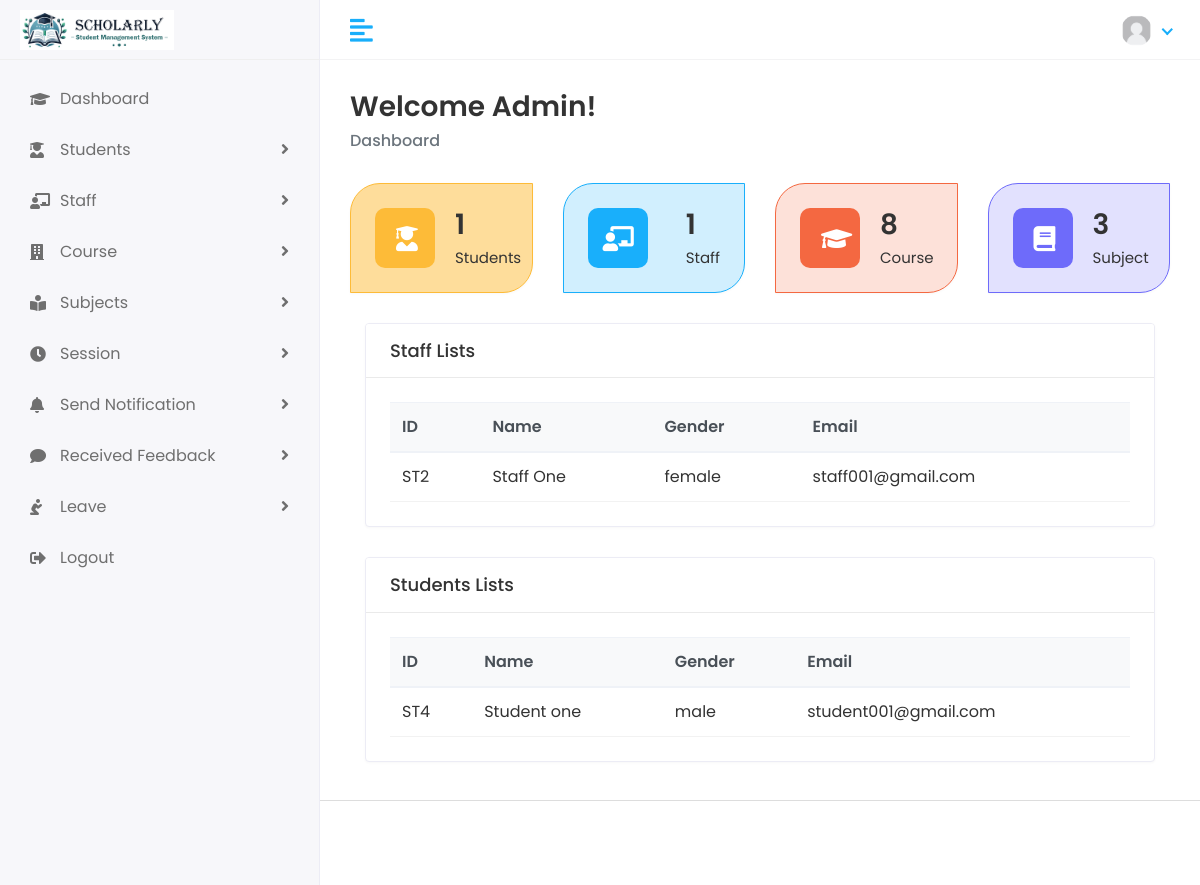
Before: /hod/home (signed in) with the older database file.
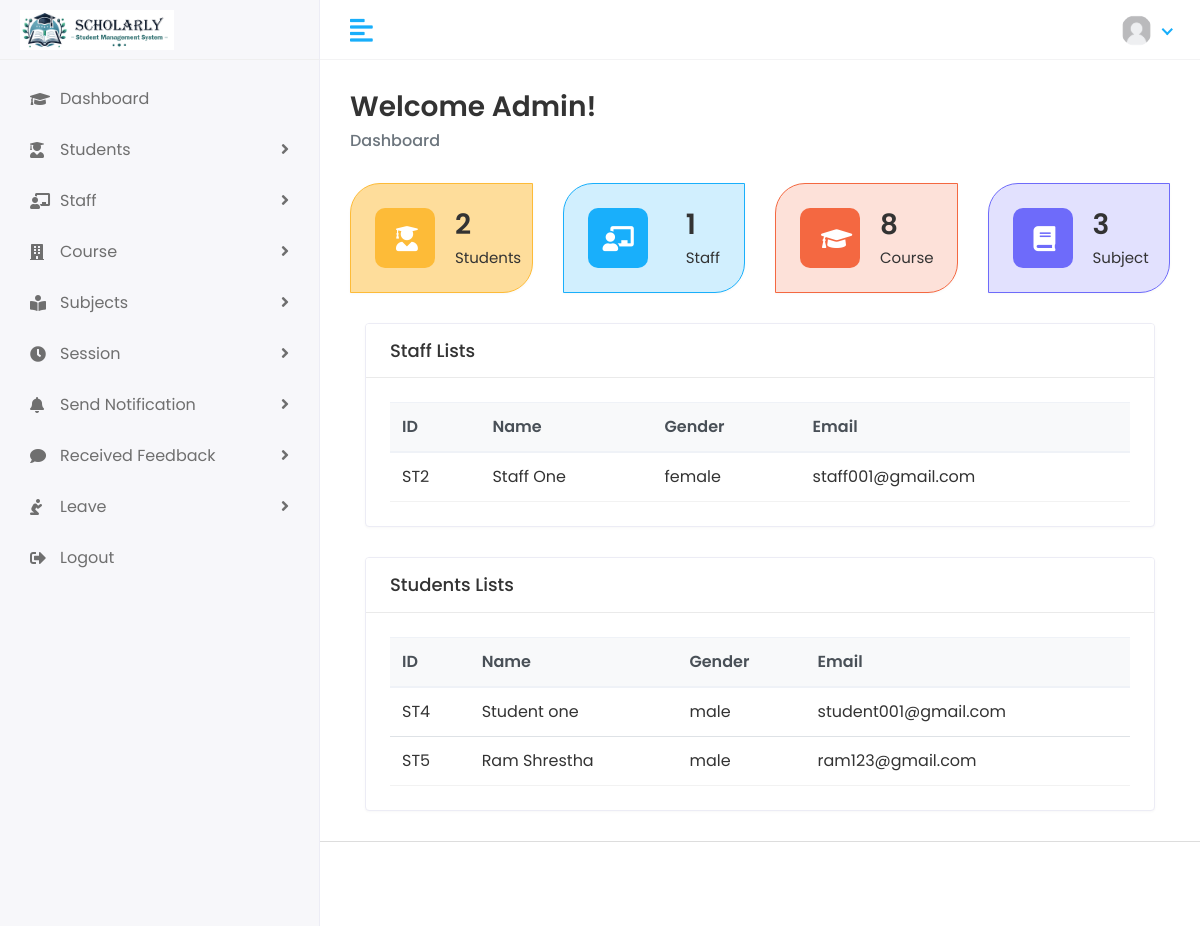
After: the same page with the newer database file.
### main/models.py (models this page shows, shortened)
class Staff(models.Model):
    admin = models.OneToOneField(CustomUser, on_delete=models.CASCADE)
    address = models.CharField(max_length= 100)
    gender = models.CharField(max_length= 100)
    date_of_birth = models.DateField(null=True)
    created_date = models.DateTimeField(auto_now_add=True)
    updated_date = models.DateTimeField(auto_now=True)

class CustomUser(AbstractUser):
    USERTYPE = (
        ('1','HOD'),
        ('2','Staff'),
        ('3','Student'),
    )
    user_type = models.CharField(choices= USERTYPE, max_length= 50, default= '1')
    profile_pic = models.ImageField(upload_to='media/profile_pic')

class Student(models.Model):
    admin = models.OneToOneField(CustomUser, on_delete=models.CASCADE)
    address = models.CharField(max_length= 100)
    gender = models.CharField(max_length= 100)
    date_of_birth = models.DateField(default=datetime.datetime.now, validators=[date_of_birth])
    course_id = models.ForeignKey(Course, on_delete=models.DO_NOTHING)
    session_year_id = models.ForeignKey(Session_year, on_delete=models.DO_NOTHING)
    created_date = models.DateTimeField(auto_now_add=True)
    updated_date = models.DateTimeField(auto_now=True)

### hod/views.py (the view)
# urls.py: path("home", home, name='hod_home'),
@login_required(login_url='/')
def home(request):
    student_count=Student.objects.all().count()
    student = Student.objects.all()
    staff_count=Staff.objects.all().count()
    staff = Staff.objects.all()
    course_count=Course.objects.all().count()
    subject_count=Subject.objects.all().count()
    context={
        'student_count':student_count,
        'student':student,
        'staff':staff,
        'subject_count':subject_count,
        'staff_count':staff_count,
        'course_count':course_count,
             }
    return render(request,'HOD/home.html', context)

### templates/HOD/home.html (shortened to what the changed rows need)
{% extends 'base.html' %}
{% load static %}
{% block content %}
                  <div class="row">
                 <div class="col-xl-3 col-sm-6 col-12 d-flex">
                     <div class="card bg-one w-100">
                        <div class="card-body">
                           <div class="db-widgets d-flex justify-content-between align-items-center">
                              <div class="db-info">
                                 <h3>{{ student_count }}</h3>
                                 <h6>Students</h6>
                              </div>
                           </div>
                        </div>
                     </div>
                  </div>
               </div>
               <div class="col-md-12 d-flex">
                  <div class="card flex-fill">
                     <div class="card-body">
                        <div class="table-responsive" style="height: 100%;!important;">
                           <table class="table table-hover table-center">
                              <thead class="thead-light">
                                 <tr>
                                    <th>ID</th>
                                    <th>Name</th>
                                     <th>Gender</th>
                                    <th>Email</th>
                                 </tr>
                              </thead>
                              <tbody>
                              {% for i in staff %}
                                 <tr>
                                    <td class="text-nowrap">
                                       <div>ST{{  i.admin.id }}</div>
                                    </td>
                                    <td>{{ i.admin.first_name }}&nbsp;{{ i.admin.last_name}}</td>
                                    <td>{{ i.gender }}</td>
                                     <td>{{ i.admin.email }}</td>
                                 </tr>
                               {% endfor %}
                              </tbody>
                           </table>
                        </div>
                     </div>
                  </div>
               </div>
               <div class="col-md-12 d-flex">
                  <div class="card flex-fill">
                     <div class="card-body">
                        <div class="table-responsive" style="height: 100%;!important;">
                           <table class="table table-hover table-center">
                              <thead class="thead-light">
                                 <tr>
                                    <th>ID</th>
                                    <th>Name</th>
                                     <th>Gender</th>
                                    <th>Email</th>
                                 </tr>
                              </thead>
                              <tbody>
                              {% for i in student %}
                                 <tr>
                                    <td class="text-nowrap">
                                       <div>ST{{  i.admin.id }}</div>
                                    </td>
                                    <td>{{ i.admin.first_name }}&nbsp;{{ i.admin.last_name}}</td>
                                    <td>{{ i.gender }}</td>
                                     <td>{{ i.admin.email }}</td>
                                 </tr>
                               {% endfor %}
                              </tbody>
                           </table>
                        </div>
                     </div>
                  </div>
               </div>
            </div>
            </div>
          {% endblock %}

Changed rows visible on the page:
added Student: admin.id "5", admin.first_name "Ram", admin.last_name "Shrestha", gender "male", admin.email "ram123@gmail.com"
Other visible differences:
{{ student_count }}: "1" → "2"
